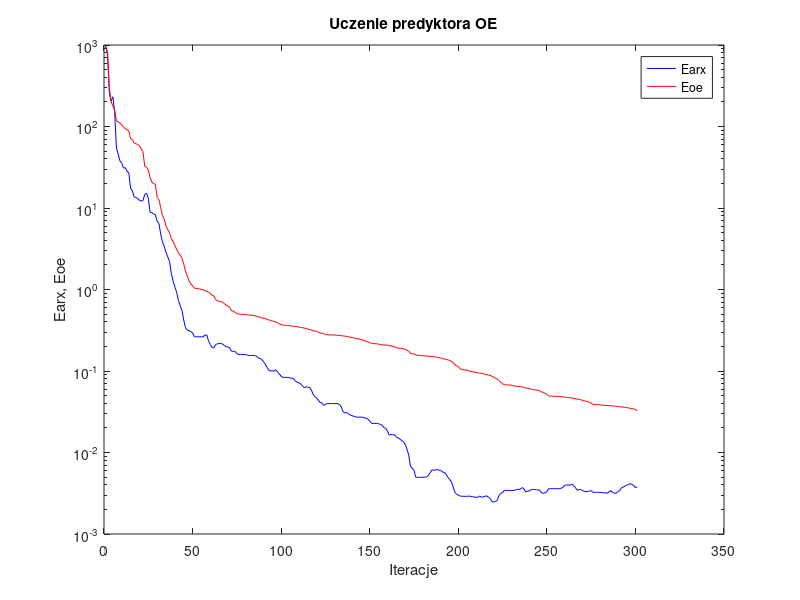
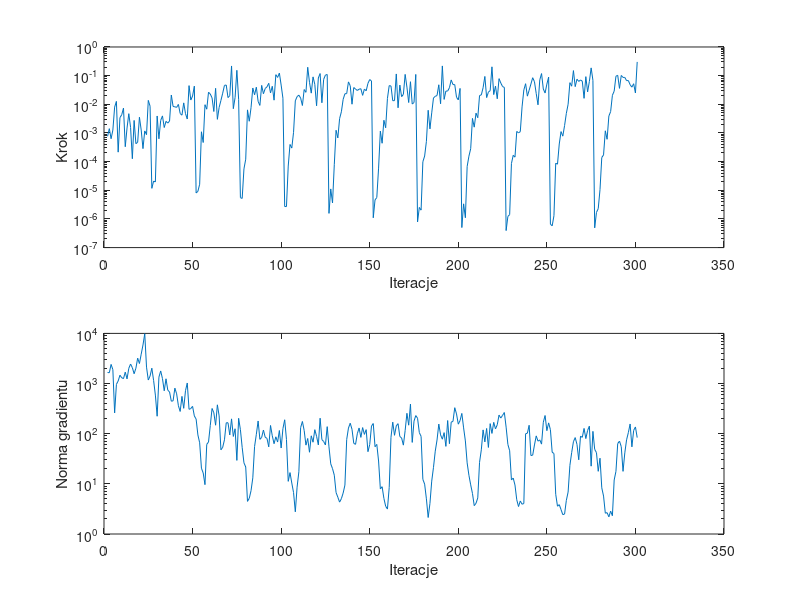

MATLAB code for these plots, in order:
%uczenie predyktora oe
clear all;
n=0; farx(n+1)=9.686966e+002; foe(n+1)=9.520213e+002; wspucz(n+1)=0.000000e+000; ng(n+1)=0.000000e+000;
%odnowa zmiennej metryki
n=1; farx(n+1)=7.763502e+002; foe(n+1)=8.000389e+002; krok(n+1)=7.663457e-004; ng(n+1)=1.663227e+003;
n=2; farx(n+1)=2.607867e+002; foe(n+1)=3.027665e+002; krok(n+1)=1.413789e-003; ng(n+1)=1.642051e+003;
n=3; farx(n+1)=2.040330e+002; foe(n+1)=2.028406e+002; krok(n+1)=6.295194e-004; ng(n+1)=2.407749e+003;
n=4; farx(n+1)=2.318187e+002; foe(n+1)=1.784441e+002; krok(n+1)=1.260746e-003; ng(n+1)=1.892231e+003;
n=5; farx(n+1)=1.539119e+002; foe(n+1)=1.600897e+002; krok(n+1)=7.990988e-003; ng(n+1)=2.598316e+002;
n=6; farx(n+1)=5.457190e+001; foe(n+1)=1.170470e+002; krok(n+1)=1.264842e-002; ng(n+1)=9.629229e+002;
n=7; farx(n+1)=4.602683e+001; foe(n+1)=1.141835e+002; krok(n+1)=2.141564e-004; ng(n+1)=1.127844e+003;
n=8; farx(n+1)=3.785549e+001; foe(n+1)=1.099017e+002; krok(n+1)=3.427028e-003; ng(n+1)=1.466239e+003;
n=9; farx(n+1)=3.551128e+001; foe(n+1)=1.054114e+002; krok(n+1)=4.312679e-003; ng(n+1)=1.304193e+003;
n=10; farx(n+1)=3.089011e+001; foe(n+1)=9.809626e+001; krok(n+1)=7.366454e-003; ng(n+1)=1.253985e+003;
n=11; farx(n+1)=3.123212e+001; foe(n+1)=9.438993e+001; krok(n+1)=3.309440e-004; ng(n+1)=1.689682e+003;
n=12; farx(n+1)=2.825246e+001; foe(n+1)=9.123071e+001; krok(n+1)=1.486486e-003; ng(n+1)=1.239123e+003;
n=13; farx(n+1)=2.709886e+001; foe(n+1)=8.877296e+001; krok(n+1)=4.712379e-003; ng(n+1)=2.013465e+003;
n=14; farx(n+1)=1.739465e+001; foe(n+1)=7.113688e+001; krok(n+1)=1.564230e-003; ng(n+1)=2.450626e+003;
n=15; farx(n+1)=1.636614e+001; foe(n+1)=6.970555e+001; krok(n+1)=1.261879e-004; ng(n+1)=2.073004e+003;
n=16; farx(n+1)=1.368456e+001; foe(n+1)=6.292996e+001; krok(n+1)=2.739044e-003; ng(n+1)=1.568405e+003;
n=17; farx(n+1)=1.346083e+001; foe(n+1)=6.139227e+001; krok(n+1)=4.228014e-004; ng(n+1)=2.018275e+003;
n=18; farx(n+1)=1.310391e+001; foe(n+1)=6.019674e+001; krok(n+1)=4.744783e-004; ng(n+1)=3.208318e+003;
n=19; farx(n+1)=1.237815e+001; foe(n+1)=5.812861e+001; krok(n+1)=3.544455e-003; ng(n+1)=2.505326e+003;
n=20; farx(n+1)=1.217329e+001; foe(n+1)=5.297117e+001; krok(n+1)=1.265711e-003; ng(n+1)=3.854219e+003;
n=21; farx(n+1)=1.232498e+001; foe(n+1)=4.903399e+001; krok(n+1)=2.842659e-004; ng(n+1)=5.873452e+003;
n=22; farx(n+1)=1.467463e+001; foe(n+1)=3.243655e+001; krok(n+1)=1.179900e-003; ng(n+1)=9.845989e+003;
n=23; farx(n+1)=1.520009e+001; foe(n+1)=3.174982e+001; krok(n+1)=8.704444e-004; ng(n+1)=2.124239e+003;
n=24; farx(n+1)=1.311195e+001; foe(n+1)=2.938761e+001; krok(n+1)=1.370601e-002; ng(n+1)=1.175479e+003;
n=25; farx(n+1)=8.874128e+000; foe(n+1)=2.375602e+001; krok(n+1)=8.625805e-003; ng(n+1)=1.413060e+003;
%odnowa zmiennej metryki
n=26; farx(n+1)=8.775790e+000; foe(n+1)=2.080162e+001; krok(n+1)=1.168144e-005; ng(n+1)=2.023867e+003;
n=27; farx(n+1)=8.440763e+000; foe(n+1)=1.988188e+001; krok(n+1)=2.088415e-005; ng(n+1)=1.151065e+003;
n=28; farx(n+1)=8.306065e+000; foe(n+1)=1.955062e+001; krok(n+1)=1.953303e-005; ng(n+1)=5.886378e+002;
n=29; farx(n+1)=6.874592e+000; foe(n+1)=1.343852e+001; krok(n+1)=3.915058e-003; ng(n+1)=2.229429e+002;
n=30; farx(n+1)=6.484454e+000; foe(n+1)=1.275474e+001; krok(n+1)=6.254538e-004; ng(n+1)=1.342991e+003;
n=31; farx(n+1)=4.777919e+000; foe(n+1)=1.011823e+001; krok(n+1)=2.739044e-003; ng(n+1)=1.783711e+003;
n=32; farx(n+1)=3.800762e+000; foe(n+1)=8.102762e+000; krok(n+1)=3.938450e-003; ng(n+1)=1.256220e+003;
n=33; farx(n+1)=3.387963e+000; foe(n+1)=7.266785e+000; krok(n+1)=1.548092e-003; ng(n+1)=7.172398e+002;
n=34; farx(n+1)=2.848861e+000; foe(n+1)=6.025731e+000; krok(n+1)=2.543628e-003; ng(n+1)=1.243719e+003;
n=35; farx(n+1)=2.507795e+000; foe(n+1)=5.431866e+000; krok(n+1)=2.209886e-003; ng(n+1)=7.401452e+002;
n=36; farx(n+1)=2.205373e+000; foe(n+1)=4.960833e+000; krok(n+1)=2.607206e-003; ng(n+1)=6.795828e+002;
n=37; farx(n+1)=1.568324e+000; foe(n+1)=4.200124e+000; krok(n+1)=2.107682e-002; ng(n+1)=4.444416e+002;
n=38; farx(n+1)=1.264169e+000; foe(n+1)=3.895521e+000; krok(n+1)=8.420994e-003; ng(n+1)=4.523108e+002;
n=39; farx(n+1)=1.073279e+000; foe(n+1)=3.454409e+000; krok(n+1)=8.166461e-003; ng(n+1)=8.098532e+002;
n=40; farx(n+1)=9.257671e-001; foe(n+1)=3.122981e+000; krok(n+1)=7.822200e-003; ng(n+1)=6.240047e+002;
n=41; farx(n+1)=7.347083e-001; foe(n+1)=2.806247e+000; krok(n+1)=9.904093e-003; ng(n+1)=3.607132e+002;
n=42; farx(n+1)=6.333354e-001; foe(n+1)=2.619937e+000; krok(n+1)=4.771196e-003; ng(n+1)=2.776150e+002;
n=43; farx(n+1)=5.559301e-001; foe(n+1)=2.444956e+000; krok(n+1)=4.173411e-003; ng(n+1)=5.549926e+002;
n=44; farx(n+1)=4.230398e-001; foe(n+1)=2.051322e+000; krok(n+1)=1.121665e-002; ng(n+1)=3.205764e+002;
n=45; farx(n+1)=3.399944e-001; foe(n+1)=1.686355e+000; krok(n+1)=4.733030e-003; ng(n+1)=7.209509e+002;
n=46; farx(n+1)=3.175021e-001; foe(n+1)=1.459733e+000; krok(n+1)=3.065383e-003; ng(n+1)=1.025874e+003;
n=47; farx(n+1)=3.125087e-001; foe(n+1)=1.280318e+000; krok(n+1)=4.486659e-002; ng(n+1)=3.062560e+002;
n=48; farx(n+1)=3.050507e-001; foe(n+1)=1.172168e+000; krok(n+1)=1.406421e-002; ng(n+1)=3.176368e+002;
n=49; farx(n+1)=2.947789e-001; foe(n+1)=1.107516e+000; krok(n+1)=1.945154e-002; ng(n+1)=3.507056e+002;
n=50; farx(n+1)=2.635816e-001; foe(n+1)=1.038711e+000; krok(n+1)=4.308418e-002; ng(n+1)=2.258989e+002;
%odnowa zmiennej metryki
n=51; farx(n+1)=2.627070e-001; foe(n+1)=1.027267e+000; krok(n+1)=8.058704e-006; ng(n+1)=1.956691e+002;
n=52; farx(n+1)=2.628773e-001; foe(n+1)=1.022917e+000; krok(n+1)=9.184756e-006; ng(n+1)=9.453853e+001;
n=53; farx(n+1)=2.637231e-001; foe(n+1)=1.019150e+000; krok(n+1)=1.625776e-005; ng(n+1)=6.588235e+001;
n=54; farx(n+1)=2.623799e-001; foe(n+1)=1.001545e+000; krok(n+1)=1.100811e-003; ng(n+1)=2.052507e+001;
n=55; farx(n+1)=2.630817e-001; foe(n+1)=9.962336e-001; krok(n+1)=4.644788e-004; ng(n+1)=1.643754e+001;
n=56; farx(n+1)=2.759192e-001; foe(n+1)=9.655095e-001; krok(n+1)=9.683632e-003; ng(n+1)=9.635414e+000;
n=57; farx(n+1)=2.769061e-001; foe(n+1)=9.532553e-001; krok(n+1)=6.752063e-003; ng(n+1)=6.130322e+001;
n=58; farx(n+1)=2.350190e-001; foe(n+1)=9.266756e-001; krok(n+1)=2.643052e-002; ng(n+1)=6.830692e+001;
n=59; farx(n+1)=2.113104e-001; foe(n+1)=8.956458e-001; krok(n+1)=2.272818e-002; ng(n+1)=1.464905e+002;
n=60; farx(n+1)=1.949316e-001; foe(n+1)=8.509733e-001; krok(n+1)=1.676647e-002; ng(n+1)=3.184269e+002;
n=61; farx(n+1)=1.912808e-001; foe(n+1)=8.318456e-001; krok(n+1)=5.608389e-003; ng(n+1)=2.614952e+002;
n=62; farx(n+1)=2.109542e-001; foe(n+1)=7.548156e-001; krok(n+1)=3.607652e-002; ng(n+1)=1.476441e+002;
n=63; farx(n+1)=2.156809e-001; foe(n+1)=7.263260e-001; krok(n+1)=2.988526e-003; ng(n+1)=3.765653e+002;
n=64; farx(n+1)=2.177296e-001; foe(n+1)=7.188135e-001; krok(n+1)=7.805422e-003; ng(n+1)=2.256090e+002;
n=65; farx(n+1)=2.170500e-001; foe(n+1)=7.093264e-001; krok(n+1)=1.360507e-002; ng(n+1)=4.774315e+001;
n=66; farx(n+1)=2.144250e-001; foe(n+1)=6.959968e-001; krok(n+1)=2.440235e-002; ng(n+1)=5.359370e+001;
n=67; farx(n+1)=2.043085e-001; foe(n+1)=6.707914e-001; krok(n+1)=4.568872e-002; ng(n+1)=7.560282e+001;
n=68; farx(n+1)=1.989138e-001; foe(n+1)=6.429395e-001; krok(n+1)=4.715694e-002; ng(n+1)=1.650624e+002;
n=69; farx(n+1)=1.966434e-001; foe(n+1)=6.221308e-001; krok(n+1)=1.716139e-002; ng(n+1)=1.651551e+002;
n=70; farx(n+1)=1.909903e-001; foe(n+1)=6.018909e-001; krok(n+1)=2.001452e-002; ng(n+1)=9.446197e+001;
n=71; farx(n+1)=1.744803e-001; foe(n+1)=5.469658e-001; krok(n+1)=2.176076e-001; ng(n+1)=1.975931e+002;
n=72; farx(n+1)=1.744127e-001; foe(n+1)=5.436839e-001; krok(n+1)=7.032104e-003; ng(n+1)=8.814896e+001;
n=73; farx(n+1)=1.741459e-001; foe(n+1)=5.221912e-001; krok(n+1)=1.725161e-002; ng(n+1)=1.255104e+002;
n=74; farx(n+1)=1.629544e-001; foe(n+1)=5.070395e-001; krok(n+1)=1.536116e-001; ng(n+1)=2.935811e+001;
n=75; farx(n+1)=1.598629e-001; foe(n+1)=4.998317e-001; krok(n+1)=1.490732e-002; ng(n+1)=2.027325e+002;
%odnowa zmiennej metryki
n=76; farx(n+1)=1.598234e-001; foe(n+1)=4.966404e-001; krok(n+1)=5.530601e-006; ng(n+1)=1.203212e+002;
n=77; farx(n+1)=1.598098e-001; foe(n+1)=4.961512e-001; krok(n+1)=5.201888e-006; ng(n+1)=5.333064e+001;
n=78; farx(n+1)=1.594298e-001; foe(n+1)=4.947435e-001; krok(n+1)=5.582033e-005; ng(n+1)=2.622673e+001;
n=79; farx(n+1)=1.593511e-001; foe(n+1)=4.925036e-001; krok(n+1)=1.213020e-004; ng(n+1)=2.168411e+001;
n=80; farx(n+1)=1.559527e-001; foe(n+1)=4.885493e-001; krok(n+1)=6.390530e-003; ng(n+1)=4.471300e+000;
n=81; farx(n+1)=1.544235e-001; foe(n+1)=4.867087e-001; krok(n+1)=2.561707e-003; ng(n+1)=5.148048e+000;
n=82; farx(n+1)=1.547332e-001; foe(n+1)=4.850717e-001; krok(n+1)=7.613202e-003; ng(n+1)=7.309837e+000;
n=83; farx(n+1)=1.559588e-001; foe(n+1)=4.807490e-001; krok(n+1)=3.707198e-002; ng(n+1)=1.315532e+001;
n=84; farx(n+1)=1.541512e-001; foe(n+1)=4.779892e-001; krok(n+1)=2.152696e-002; ng(n+1)=5.557209e+001;
n=85; farx(n+1)=1.528186e-001; foe(n+1)=4.698270e-001; krok(n+1)=3.950757e-002; ng(n+1)=9.728561e+001;
n=86; farx(n+1)=1.450031e-001; foe(n+1)=4.623809e-001; krok(n+1)=1.263902e-002; ng(n+1)=1.792896e+002;
n=87; farx(n+1)=1.428566e-001; foe(n+1)=4.598786e-001; krok(n+1)=9.146433e-003; ng(n+1)=7.714488e+001;
n=88; farx(n+1)=1.388376e-001; foe(n+1)=4.498977e-001; krok(n+1)=4.568872e-002; ng(n+1)=8.447028e+001;
n=89; farx(n+1)=1.303915e-001; foe(n+1)=4.456759e-001; krok(n+1)=2.334578e-002; ng(n+1)=1.183991e+002;
n=90; farx(n+1)=1.214223e-001; foe(n+1)=4.395028e-001; krok(n+1)=3.556534e-002; ng(n+1)=8.482468e+001;
n=91; farx(n+1)=1.111153e-001; foe(n+1)=4.317317e-001; krok(n+1)=4.076532e-002; ng(n+1)=8.085034e+001;
n=92; farx(n+1)=1.025772e-001; foe(n+1)=4.216425e-001; krok(n+1)=5.411858e-002; ng(n+1)=5.466408e+001;
n=93; farx(n+1)=9.994154e-002; foe(n+1)=4.183412e-001; krok(n+1)=2.502768e-002; ng(n+1)=1.458911e+002;
n=94; farx(n+1)=1.005783e-001; foe(n+1)=4.100212e-001; krok(n+1)=4.254539e-002; ng(n+1)=9.062982e+001;
n=95; farx(n+1)=9.902877e-002; foe(n+1)=4.076443e-001; krok(n+1)=1.394132e-002; ng(n+1)=6.314533e+001;
n=96; farx(n+1)=1.035621e-001; foe(n+1)=3.987573e-001; krok(n+1)=1.080606e-001; ng(n+1)=8.673929e+001;
n=97; farx(n+1)=9.634994e-002; foe(n+1)=3.910545e-001; krok(n+1)=8.662598e-002; ng(n+1)=6.818593e+001;
n=98; farx(n+1)=9.177459e-002; foe(n+1)=3.797781e-001; krok(n+1)=1.227474e-001; ng(n+1)=1.158090e+002;
n=99; farx(n+1)=8.603242e-002; foe(n+1)=3.712966e-001; krok(n+1)=4.681906e-002; ng(n+1)=5.186796e+001;
n=100; farx(n+1)=8.358236e-002; foe(n+1)=3.675675e-001; krok(n+1)=1.631060e-002; ng(n+1)=1.260320e+002;
%odnowa zmiennej metryki
n=101; farx(n+1)=8.346304e-002; foe(n+1)=3.630052e-001; krok(n+1)=2.712137e-006; ng(n+1)=1.895468e+002;
n=102; farx(n+1)=8.342060e-002; foe(n+1)=3.625333e-001; krok(n+1)=2.701776e-006; ng(n+1)=7.678153e+001;
n=103; farx(n+1)=8.341905e-002; foe(n+1)=3.622249e-001; krok(n+1)=7.005353e-005; ng(n+1)=1.122059e+001;
n=104; farx(n+1)=8.216247e-002; foe(n+1)=3.578573e-001; krok(n+1)=3.970634e-004; ng(n+1)=1.676427e+001;
n=105; farx(n+1)=8.165689e-002; foe(n+1)=3.566144e-001; krok(n+1)=2.969649e-004; ng(n+1)=1.041191e+001;
n=106; farx(n+1)=8.045308e-002; foe(n+1)=3.550042e-001; krok(n+1)=1.050273e-003; ng(n+1)=6.704941e+000;
n=107; farx(n+1)=7.554810e-002; foe(n+1)=3.513926e-001; krok(n+1)=1.321526e-002; ng(n+1)=2.771156e+000;
n=108; farx(n+1)=7.290799e-002; foe(n+1)=3.499800e-001; krok(n+1)=1.856024e-002; ng(n+1)=8.589406e+000;
n=109; farx(n+1)=7.164874e-002; foe(n+1)=3.461824e-001; krok(n+1)=2.085765e-002; ng(n+1)=1.741845e+001;
n=110; farx(n+1)=6.972513e-002; foe(n+1)=3.424798e-001; krok(n+1)=1.650423e-002; ng(n+1)=1.320398e+002;
n=111; farx(n+1)=6.565198e-002; foe(n+1)=3.399286e-001; krok(n+1)=9.078303e-003; ng(n+1)=1.754526e+002;
n=112; farx(n+1)=6.260673e-002; foe(n+1)=3.360668e-001; krok(n+1)=3.276344e-002; ng(n+1)=1.156809e+002;
n=113; farx(n+1)=6.396518e-002; foe(n+1)=3.333729e-001; krok(n+1)=2.617870e-002; ng(n+1)=5.914863e+001;
n=114; farx(n+1)=6.317910e-002; foe(n+1)=3.268974e-001; krok(n+1)=1.961845e-001; ng(n+1)=8.032364e+001;
n=115; farx(n+1)=6.310791e-002; foe(n+1)=3.234796e-001; krok(n+1)=5.857529e-002; ng(n+1)=4.270048e+001;
n=116; farx(n+1)=5.910410e-002; foe(n+1)=3.190451e-001; krok(n+1)=2.452306e-002; ng(n+1)=9.078818e+001;
n=117; farx(n+1)=5.211915e-002; foe(n+1)=3.117592e-001; krok(n+1)=9.060490e-002; ng(n+1)=6.763053e+001;
n=118; farx(n+1)=4.840221e-002; foe(n+1)=3.090676e-001; krok(n+1)=4.973429e-002; ng(n+1)=1.203212e+002;
n=119; farx(n+1)=4.658388e-002; foe(n+1)=3.075642e-001; krok(n+1)=8.865514e-003; ng(n+1)=8.873936e+001;
n=120; farx(n+1)=4.391632e-002; foe(n+1)=2.987470e-001; krok(n+1)=8.298877e-002; ng(n+1)=5.970820e+001;
n=121; farx(n+1)=4.112643e-002; foe(n+1)=2.924210e-001; krok(n+1)=1.183650e-001; ng(n+1)=2.036744e+002;
n=122; farx(n+1)=4.067190e-002; foe(n+1)=2.914468e-001; krok(n+1)=1.131000e-002; ng(n+1)=7.614188e+001;
n=123; farx(n+1)=3.774907e-002; foe(n+1)=2.864190e-001; krok(n+1)=7.424094e-002; ng(n+1)=7.000818e+001;
n=124; farx(n+1)=3.885904e-002; foe(n+1)=2.824526e-001; krok(n+1)=1.047220e-001; ng(n+1)=5.954355e+001;
n=125; farx(n+1)=3.988537e-002; foe(n+1)=2.779423e-001; krok(n+1)=1.096649e-001; ng(n+1)=1.382040e+002;
%odnowa zmiennej metryki
n=126; farx(n+1)=3.987827e-002; foe(n+1)=2.777742e-001; krok(n+1)=1.562560e-006; ng(n+1)=5.466856e+001;
n=127; farx(n+1)=3.983695e-002; foe(n+1)=2.774728e-001; krok(n+1)=1.115447e-005; ng(n+1)=2.504552e+001;
n=128; farx(n+1)=3.984125e-002; foe(n+1)=2.774177e-001; krok(n+1)=3.602457e-006; ng(n+1)=2.012236e+001;
n=129; farx(n+1)=3.984748e-002; foe(n+1)=2.768463e-001; krok(n+1)=7.818173e-005; ng(n+1)=1.488220e+001;
n=130; farx(n+1)=3.991112e-002; foe(n+1)=2.746696e-001; krok(n+1)=1.243743e-003; ng(n+1)=6.725720e+000;
n=131; farx(n+1)=3.974519e-002; foe(n+1)=2.738610e-001; krok(n+1)=6.710424e-004; ng(n+1)=5.412087e+000;
n=132; farx(n+1)=3.857668e-002; foe(n+1)=2.728421e-001; krok(n+1)=3.174920e-003; ng(n+1)=4.321408e+000;
n=133; farx(n+1)=3.605952e-002; foe(n+1)=2.714100e-001; krok(n+1)=5.485375e-003; ng(n+1)=5.066697e+000;
n=134; farx(n+1)=3.157982e-002; foe(n+1)=2.697858e-001; krok(n+1)=1.486332e-002; ng(n+1)=6.558998e+000;
n=135; farx(n+1)=3.056049e-002; foe(n+1)=2.673517e-001; krok(n+1)=2.338404e-002; ng(n+1)=9.432358e+000;
n=136; farx(n+1)=3.087848e-002; foe(n+1)=2.664162e-001; krok(n+1)=2.357847e-002; ng(n+1)=7.652443e+001;
n=137; farx(n+1)=2.983853e-002; foe(n+1)=2.635120e-001; krok(n+1)=6.053393e-002; ng(n+1)=1.296869e+002;
n=138; farx(n+1)=2.885424e-002; foe(n+1)=2.589540e-001; krok(n+1)=4.446078e-002; ng(n+1)=1.617351e+002;
n=139; farx(n+1)=2.833336e-002; foe(n+1)=2.568519e-001; krok(n+1)=1.007731e-002; ng(n+1)=1.220874e+002;
n=140; farx(n+1)=2.781914e-002; foe(n+1)=2.549320e-001; krok(n+1)=3.840290e-002; ng(n+1)=6.413242e+001;
n=141; farx(n+1)=2.743641e-002; foe(n+1)=2.529317e-001; krok(n+1)=3.388472e-002; ng(n+1)=6.138057e+001;
n=142; farx(n+1)=2.707318e-002; foe(n+1)=2.514076e-001; krok(n+1)=3.045281e-002; ng(n+1)=9.993717e+001;
n=143; farx(n+1)=2.715745e-002; foe(n+1)=2.478030e-001; krok(n+1)=3.360874e-002; ng(n+1)=1.299918e+002;
n=144; farx(n+1)=2.716521e-002; foe(n+1)=2.428976e-001; krok(n+1)=3.500452e-002; ng(n+1)=8.440296e+001;
n=145; farx(n+1)=2.707994e-002; foe(n+1)=2.398466e-001; krok(n+1)=2.051314e-002; ng(n+1)=1.324565e+002;
n=146; farx(n+1)=2.665449e-002; foe(n+1)=2.354354e-001; krok(n+1)=3.394649e-002; ng(n+1)=9.688246e+001;
n=147; farx(n+1)=2.631730e-002; foe(n+1)=2.314193e-001; krok(n+1)=2.959126e-002; ng(n+1)=1.205854e+002;
n=148; farx(n+1)=2.558326e-002; foe(n+1)=2.276173e-001; krok(n+1)=5.382558e-002; ng(n+1)=4.380169e+001;
n=149; farx(n+1)=2.438912e-002; foe(n+1)=2.234473e-001; krok(n+1)=7.301859e-002; ng(n+1)=6.072698e+001;
n=150; farx(n+1)=2.278179e-002; foe(n+1)=2.181321e-001; krok(n+1)=6.504518e-002; ng(n+1)=1.421793e+002;
%odnowa zmiennej metryki
n=151; farx(n+1)=2.275409e-002; foe(n+1)=2.168694e-001; krok(n+1)=1.098261e-006; ng(n+1)=1.594473e+002;
n=152; farx(n+1)=2.276750e-002; foe(n+1)=2.163719e-001; krok(n+1)=4.625905e-006; ng(n+1)=5.503320e+001;
n=153; farx(n+1)=2.275914e-002; foe(n+1)=2.156662e-001; krok(n+1)=5.581081e-006; ng(n+1)=6.116494e+001;
n=154; farx(n+1)=2.266138e-002; foe(n+1)=2.138992e-001; krok(n+1)=5.930978e-005; ng(n+1)=2.854835e+001;
n=155; farx(n+1)=2.200935e-002; foe(n+1)=2.106552e-001; krok(n+1)=1.160015e-003; ng(n+1)=7.924162e+000;
n=156; farx(n+1)=2.167417e-002; foe(n+1)=2.096705e-001; krok(n+1)=4.373979e-004; ng(n+1)=8.783357e+000;
n=157; farx(n+1)=2.012321e-002; foe(n+1)=2.084059e-001; krok(n+1)=2.774090e-003; ng(n+1)=5.136874e+000;
n=158; farx(n+1)=1.982535e-002; foe(n+1)=2.082101e-001; krok(n+1)=1.518185e-003; ng(n+1)=3.577929e+000;
n=159; farx(n+1)=1.830890e-002; foe(n+1)=2.076254e-001; krok(n+1)=1.601914e-002; ng(n+1)=3.141032e+000;
n=160; farx(n+1)=1.634642e-002; foe(n+1)=2.060896e-001; krok(n+1)=4.486711e-002; ng(n+1)=8.442819e+000;
n=161; farx(n+1)=1.659205e-002; foe(n+1)=2.035863e-001; krok(n+1)=4.356626e-002; ng(n+1)=8.466464e+001;
n=162; farx(n+1)=1.647874e-002; foe(n+1)=2.002352e-001; krok(n+1)=1.333847e-002; ng(n+1)=1.699668e+002;
n=163; farx(n+1)=1.658368e-002; foe(n+1)=1.988244e-001; krok(n+1)=1.345640e-002; ng(n+1)=9.286399e+001;
n=164; farx(n+1)=1.545785e-002; foe(n+1)=1.927384e-001; krok(n+1)=1.146189e-001; ng(n+1)=1.434174e+002;
n=165; farx(n+1)=1.516544e-002; foe(n+1)=1.918435e-001; krok(n+1)=7.557177e-003; ng(n+1)=1.585773e+002;
n=166; farx(n+1)=1.459956e-002; foe(n+1)=1.905769e-001; krok(n+1)=4.679016e-002; ng(n+1)=8.776468e+001;
n=167; farx(n+1)=1.404084e-002; foe(n+1)=1.893255e-001; krok(n+1)=1.850334e-002; ng(n+1)=8.231326e+001;
n=168; farx(n+1)=1.362671e-002; foe(n+1)=1.879376e-001; krok(n+1)=2.219272e-002; ng(n+1)=5.915188e+001;
n=169; farx(n+1)=1.258061e-002; foe(n+1)=1.850128e-001; krok(n+1)=1.105941e-001; ng(n+1)=1.156109e+002;
n=170; farx(n+1)=1.101490e-002; foe(n+1)=1.793775e-001; krok(n+1)=3.979978e-002; ng(n+1)=2.551554e+002;
n=171; farx(n+1)=9.357834e-003; foe(n+1)=1.750594e-001; krok(n+1)=1.153579e-002; ng(n+1)=1.478298e+002;
n=172; farx(n+1)=6.760754e-003; foe(n+1)=1.644298e-001; krok(n+1)=6.141269e-002; ng(n+1)=3.887160e+002;
n=173; farx(n+1)=6.403380e-003; foe(n+1)=1.632031e-001; krok(n+1)=1.021537e-002; ng(n+1)=6.703849e+001;
n=174; farx(n+1)=6.052005e-003; foe(n+1)=1.619314e-001; krok(n+1)=1.154146e-002; ng(n+1)=1.781290e+002;
n=175; farx(n+1)=4.970730e-003; foe(n+1)=1.571589e-001; krok(n+1)=1.101515e-001; ng(n+1)=2.297300e+002;
%odnowa zmiennej metryki
n=176; farx(n+1)=4.963569e-003; foe(n+1)=1.560438e-001; krok(n+1)=7.855198e-007; ng(n+1)=2.036136e+002;
n=177; farx(n+1)=4.963986e-003; foe(n+1)=1.550957e-001; krok(n+1)=2.522207e-006; ng(n+1)=1.052579e+002;
n=178; farx(n+1)=4.955373e-003; foe(n+1)=1.545703e-001; krok(n+1)=2.026605e-006; ng(n+1)=8.849621e+001;
n=179; farx(n+1)=4.965261e-003; foe(n+1)=1.538096e-001; krok(n+1)=9.921626e-005; ng(n+1)=1.228022e+001;
n=180; farx(n+1)=4.975118e-003; foe(n+1)=1.533280e-001; krok(n+1)=1.562643e-004; ng(n+1)=9.885443e+000;
n=181; farx(n+1)=5.016756e-003; foe(n+1)=1.528333e-001; krok(n+1)=5.081655e-004; ng(n+1)=5.024461e+000;
n=182; farx(n+1)=5.207879e-003; foe(n+1)=1.521720e-001; krok(n+1)=6.192369e-003; ng(n+1)=2.132998e+000;
n=183; farx(n+1)=5.576743e-003; foe(n+1)=1.514853e-001; krok(n+1)=1.387045e-003; ng(n+1)=4.072608e+000;
n=184; farx(n+1)=6.099367e-003; foe(n+1)=1.508963e-001; krok(n+1)=5.022071e-003; ng(n+1)=1.133246e+001;
n=185; farx(n+1)=6.064805e-003; foe(n+1)=1.498094e-001; krok(n+1)=1.673711e-002; ng(n+1)=2.135819e+001;
n=186; farx(n+1)=6.088404e-003; foe(n+1)=1.492329e-001; krok(n+1)=1.891780e-002; ng(n+1)=4.493718e+001;
n=187; farx(n+1)=6.175476e-003; foe(n+1)=1.477368e-001; krok(n+1)=2.024365e-002; ng(n+1)=7.491707e+001;
n=188; farx(n+1)=6.083202e-003; foe(n+1)=1.459098e-001; krok(n+1)=4.799811e-002; ng(n+1)=1.555996e+002;
n=189; farx(n+1)=6.046955e-003; foe(n+1)=1.453277e-001; krok(n+1)=1.043894e-002; ng(n+1)=9.472994e+001;
n=190; farx(n+1)=5.760780e-003; foe(n+1)=1.413560e-001; krok(n+1)=2.183343e-001; ng(n+1)=7.772406e+001;
n=191; farx(n+1)=5.721404e-003; foe(n+1)=1.407372e-001; krok(n+1)=1.481850e-002; ng(n+1)=1.050393e+002;
n=192; farx(n+1)=5.467176e-003; foe(n+1)=1.391280e-001; krok(n+1)=2.896961e-002; ng(n+1)=5.590921e+001;
n=193; farx(n+1)=4.992631e-003; foe(n+1)=1.369398e-001; krok(n+1)=2.896961e-002; ng(n+1)=1.830395e+002;
n=194; farx(n+1)=4.696618e-003; foe(n+1)=1.350917e-001; krok(n+1)=3.800897e-002; ng(n+1)=6.320885e+001;
n=195; farx(n+1)=4.414518e-003; foe(n+1)=1.325377e-001; krok(n+1)=7.084462e-002; ng(n+1)=1.702351e+002;
n=196; farx(n+1)=3.850855e-003; foe(n+1)=1.272435e-001; krok(n+1)=4.879939e-002; ng(n+1)=1.756268e+002;
n=197; farx(n+1)=3.274072e-003; foe(n+1)=1.191103e-001; krok(n+1)=4.857442e-002; ng(n+1)=3.300725e+002;
n=198; farx(n+1)=3.091437e-003; foe(n+1)=1.159443e-001; krok(n+1)=1.761298e-002; ng(n+1)=2.479318e+002;
n=199; farx(n+1)=2.995669e-003; foe(n+1)=1.135357e-001; krok(n+1)=1.423801e-002; ng(n+1)=1.548940e+002;
n=200; farx(n+1)=2.920671e-003; foe(n+1)=1.063028e-001; krok(n+1)=3.586741e-002; ng(n+1)=1.826405e+002;
%odnowa zmiennej metryki
n=201; farx(n+1)=2.908268e-003; foe(n+1)=1.050522e-001; krok(n+1)=5.006386e-007; ng(n+1)=2.537472e+002;
n=202; farx(n+1)=2.896590e-003; foe(n+1)=1.032492e-001; krok(n+1)=3.363274e-006; ng(n+1)=1.306543e+002;
n=203; farx(n+1)=2.898141e-003; foe(n+1)=1.030876e-001; krok(n+1)=1.100624e-006; ng(n+1)=7.168964e+001;
n=204; farx(n+1)=2.902904e-003; foe(n+1)=1.014799e-001; krok(n+1)=6.738910e-005; ng(n+1)=2.621457e+001;
n=205; farx(n+1)=2.911211e-003; foe(n+1)=1.002788e-001; krok(n+1)=1.547514e-004; ng(n+1)=1.482235e+001;
n=206; farx(n+1)=2.900944e-003; foe(n+1)=9.947866e-002; krok(n+1)=2.817596e-004; ng(n+1)=9.550922e+000;
n=207; farx(n+1)=2.862624e-003; foe(n+1)=9.773035e-002; krok(n+1)=3.223493e-003; ng(n+1)=6.439320e+000;
n=208; farx(n+1)=2.846749e-003; foe(n+1)=9.741061e-002; krok(n+1)=1.593673e-003; ng(n+1)=3.675550e+000;
n=209; farx(n+1)=2.816474e-003; foe(n+1)=9.593469e-002; krok(n+1)=4.912155e-003; ng(n+1)=4.091090e+000;
n=210; farx(n+1)=2.819432e-003; foe(n+1)=9.499783e-002; krok(n+1)=3.400118e-003; ng(n+1)=5.251433e+000;
n=211; farx(n+1)=2.926265e-003; foe(n+1)=9.436066e-002; krok(n+1)=2.024365e-002; ng(n+1)=2.690777e+001;
n=212; farx(n+1)=2.831491e-003; foe(n+1)=9.367637e-002; krok(n+1)=2.128042e-002; ng(n+1)=4.771958e+001;
n=213; farx(n+1)=2.845617e-003; foe(n+1)=9.285716e-002; krok(n+1)=3.786424e-002; ng(n+1)=1.190859e+002;
n=214; farx(n+1)=2.901727e-003; foe(n+1)=9.128315e-002; krok(n+1)=9.373676e-002; ng(n+1)=6.862096e+001;
n=215; farx(n+1)=2.939621e-003; foe(n+1)=9.017625e-002; krok(n+1)=1.716139e-002; ng(n+1)=1.271926e+002;
n=216; farx(n+1)=2.828525e-003; foe(n+1)=8.945683e-002; krok(n+1)=2.667694e-002; ng(n+1)=5.321917e+001;
n=217; farx(n+1)=2.719461e-003; foe(n+1)=8.861807e-002; krok(n+1)=2.991958e-002; ng(n+1)=1.588186e+002;
n=218; farx(n+1)=2.510037e-003; foe(n+1)=8.600578e-002; krok(n+1)=2.031949e-001; ng(n+1)=1.012738e+002;
n=219; farx(n+1)=2.475673e-003; foe(n+1)=8.388904e-002; krok(n+1)=2.183177e-002; ng(n+1)=1.684814e+002;
n=220; farx(n+1)=2.500061e-003; foe(n+1)=8.114976e-002; krok(n+1)=4.320574e-002; ng(n+1)=1.246381e+002;
n=221; farx(n+1)=2.588984e-003; foe(n+1)=8.013902e-002; krok(n+1)=1.560217e-002; ng(n+1)=1.509318e+002;
n=222; farx(n+1)=2.973446e-003; foe(n+1)=7.653236e-002; krok(n+1)=7.866273e-002; ng(n+1)=2.349682e+002;
n=223; farx(n+1)=3.154051e-003; foe(n+1)=7.269846e-002; krok(n+1)=5.524306e-002; ng(n+1)=2.051331e+002;
n=224; farx(n+1)=3.224483e-003; foe(n+1)=6.969171e-002; krok(n+1)=4.161404e-002; ng(n+1)=2.324740e+002;
n=225; farx(n+1)=3.426762e-003; foe(n+1)=6.791272e-002; krok(n+1)=3.882853e-002; ng(n+1)=2.644346e+002;
%odnowa zmiennej metryki
n=226; farx(n+1)=3.424960e-003; foe(n+1)=6.768139e-002; krok(n+1)=3.925448e-007; ng(n+1)=1.350457e+002;
n=227; farx(n+1)=3.424114e-003; foe(n+1)=6.752924e-002; krok(n+1)=1.230140e-006; ng(n+1)=6.101168e+001;
n=228; farx(n+1)=3.420844e-003; foe(n+1)=6.742491e-002; krok(n+1)=1.412253e-006; ng(n+1)=4.562299e+001;
n=229; farx(n+1)=3.413154e-003; foe(n+1)=6.688267e-002; krok(n+1)=8.559513e-005; ng(n+1)=1.197080e+001;
n=230; farx(n+1)=3.419698e-003; foe(n+1)=6.586389e-002; krok(n+1)=1.661929e-004; ng(n+1)=1.303883e+001;
n=231; farx(n+1)=3.442596e-003; foe(n+1)=6.546390e-002; krok(n+1)=1.433326e-004; ng(n+1)=9.468208e+000;
n=232; farx(n+1)=3.524661e-003; foe(n+1)=6.456488e-002; krok(n+1)=1.130654e-003; ng(n+1)=4.818369e+000;
n=233; farx(n+1)=3.530489e-003; foe(n+1)=6.448875e-002; krok(n+1)=1.006932e-003; ng(n+1)=3.530962e+000;
n=234; farx(n+1)=3.537112e-003; foe(n+1)=6.435252e-002; krok(n+1)=1.111417e-003; ng(n+1)=4.554903e+000;
n=235; farx(n+1)=3.712213e-003; foe(n+1)=6.403252e-002; krok(n+1)=8.128862e-003; ng(n+1)=3.923715e+000;
n=236; farx(n+1)=3.599925e-003; foe(n+1)=6.303248e-002; krok(n+1)=3.153338e-002; ng(n+1)=4.058763e+000;
n=237; farx(n+1)=3.284039e-003; foe(n+1)=6.183199e-002; krok(n+1)=5.234463e-002; ng(n+1)=9.974397e+001;
n=238; farx(n+1)=3.344948e-003; foe(n+1)=6.143739e-002; krok(n+1)=1.925105e-002; ng(n+1)=1.024456e+002;
n=239; farx(n+1)=3.381392e-003; foe(n+1)=6.083768e-002; krok(n+1)=3.095635e-002; ng(n+1)=1.472547e+002;
n=240; farx(n+1)=3.492902e-003; foe(n+1)=6.025265e-002; krok(n+1)=5.099752e-002; ng(n+1)=3.666962e+001;
n=241; farx(n+1)=3.525797e-003; foe(n+1)=5.946106e-002; krok(n+1)=8.470464e-002; ng(n+1)=3.734417e+001;
n=242; farx(n+1)=3.513390e-003; foe(n+1)=5.881229e-002; krok(n+1)=6.128758e-002; ng(n+1)=5.966316e+001;
n=243; farx(n+1)=3.485591e-003; foe(n+1)=5.845748e-002; krok(n+1)=2.366211e-002; ng(n+1)=9.045736e+001;
n=244; farx(n+1)=3.478990e-003; foe(n+1)=5.814576e-002; krok(n+1)=9.590335e-003; ng(n+1)=7.099243e+001;
n=245; farx(n+1)=3.431606e-003; foe(n+1)=5.731722e-002; krok(n+1)=7.104066e-002; ng(n+1)=7.519625e+001;
n=246; farx(n+1)=3.201923e-003; foe(n+1)=5.532114e-002; krok(n+1)=1.181740e-001; ng(n+1)=6.199341e+001;
n=247; farx(n+1)=3.155703e-003; foe(n+1)=5.419554e-002; krok(n+1)=3.423266e-002; ng(n+1)=1.694111e+002;
n=248; farx(n+1)=3.201525e-003; foe(n+1)=5.324475e-002; krok(n+1)=2.477353e-002; ng(n+1)=2.305373e+002;
n=249; farx(n+1)=3.311127e-003; foe(n+1)=5.159808e-002; krok(n+1)=5.051878e-002; ng(n+1)=1.149938e+002;
n=250; farx(n+1)=3.600532e-003; foe(n+1)=4.944110e-002; krok(n+1)=8.892157e-002; ng(n+1)=1.643586e+002;
%odnowa zmiennej metryki
n=251; farx(n+1)=3.598279e-003; foe(n+1)=4.915831e-002; krok(n+1)=6.586440e-007; ng(n+1)=1.202105e+002;
n=252; farx(n+1)=3.598356e-003; foe(n+1)=4.911887e-002; krok(n+1)=5.743119e-007; ng(n+1)=4.273700e+001;
n=253; farx(n+1)=3.600282e-003; foe(n+1)=4.905147e-002; krok(n+1)=1.295919e-006; ng(n+1)=4.025829e+001;
n=254; farx(n+1)=3.594672e-003; foe(n+1)=4.889311e-002; krok(n+1)=8.806747e-005; ng(n+1)=6.197624e+000;
n=255; farx(n+1)=3.594789e-003; foe(n+1)=4.884974e-002; krok(n+1)=8.138043e-005; ng(n+1)=3.581670e+000;
n=256; farx(n+1)=3.608471e-003; foe(n+1)=4.865587e-002; krok(n+1)=4.129769e-004; ng(n+1)=3.847946e+000;
n=257; farx(n+1)=3.645844e-003; foe(n+1)=4.831955e-002; krok(n+1)=1.116161e-003; ng(n+1)=3.068225e+000;
n=258; farx(n+1)=3.714729e-003; foe(n+1)=4.815694e-002; krok(n+1)=7.740461e-004; ng(n+1)=2.429383e+000;
n=259; farx(n+1)=3.972291e-003; foe(n+1)=4.779507e-002; krok(n+1)=1.812955e-003; ng(n+1)=2.499900e+000;
n=260; farx(n+1)=3.980817e-003; foe(n+1)=4.760706e-002; krok(n+1)=4.830641e-003; ng(n+1)=4.690156e+000;
n=261; farx(n+1)=3.999640e-003; foe(n+1)=4.711739e-002; krok(n+1)=1.004449e-002; ng(n+1)=6.874118e+000;
n=262; farx(n+1)=3.955609e-003; foe(n+1)=4.692547e-002; krok(n+1)=5.695205e-002; ng(n+1)=2.332726e+001;
n=263; farx(n+1)=4.097206e-003; foe(n+1)=4.673470e-002; krok(n+1)=4.284718e-002; ng(n+1)=4.191821e+001;
n=264; farx(n+1)=3.941129e-003; foe(n+1)=4.608115e-002; krok(n+1)=1.501755e-001; ng(n+1)=6.927788e+001;
n=265; farx(n+1)=3.742194e-003; foe(n+1)=4.577957e-002; krok(n+1)=4.138946e-002; ng(n+1)=8.361485e+001;
n=266; farx(n+1)=3.469621e-003; foe(n+1)=4.520524e-002; krok(n+1)=7.524152e-002; ng(n+1)=6.126028e+001;
n=267; farx(n+1)=3.489325e-003; foe(n+1)=4.497662e-002; krok(n+1)=6.287977e-002; ng(n+1)=3.017903e+001;
n=268; farx(n+1)=3.531377e-003; foe(n+1)=4.460904e-002; krok(n+1)=7.053511e-002; ng(n+1)=8.933017e+001;
n=269; farx(n+1)=3.426551e-003; foe(n+1)=4.374512e-002; krok(n+1)=6.414287e-002; ng(n+1)=8.466868e+001;
n=270; farx(n+1)=3.345445e-003; foe(n+1)=4.311044e-002; krok(n+1)=1.614645e-002; ng(n+1)=1.274052e+002;
n=271; farx(n+1)=3.321175e-003; foe(n+1)=4.256076e-002; krok(n+1)=9.228634e-002; ng(n+1)=7.990433e+001;
n=272; farx(n+1)=3.321869e-003; foe(n+1)=4.226739e-002; krok(n+1)=2.705929e-002; ng(n+1)=1.160839e+002;
n=273; farx(n+1)=3.362786e-003; foe(n+1)=4.136983e-002; krok(n+1)=6.272594e-002; ng(n+1)=1.414616e+002;
n=274; farx(n+1)=3.420001e-003; foe(n+1)=4.045577e-002; krok(n+1)=1.865458e-001; ng(n+1)=2.253217e+001;
n=275; farx(n+1)=3.246369e-003; foe(n+1)=3.897500e-002; krok(n+1)=6.864555e-002; ng(n+1)=1.113304e+002;
%odnowa zmiennej metryki
n=276; farx(n+1)=3.246662e-003; foe(n+1)=3.893058e-002; krok(n+1)=4.884882e-007; ng(n+1)=4.862663e+001;
n=277; farx(n+1)=3.248510e-003; foe(n+1)=3.881828e-002; krok(n+1)=1.688556e-006; ng(n+1)=4.196201e+001;
n=278; farx(n+1)=3.249021e-003; foe(n+1)=3.879113e-002; krok(n+1)=2.288912e-006; ng(n+1)=1.778302e+001;
n=279; farx(n+1)=3.240366e-003; foe(n+1)=3.846150e-002; krok(n+1)=1.054828e-005; ng(n+1)=3.245639e+001;
n=280; farx(n+1)=3.219465e-003; foe(n+1)=3.810622e-002; krok(n+1)=1.395201e-004; ng(n+1)=8.331152e+000;
n=281; farx(n+1)=3.210934e-003; foe(n+1)=3.792992e-002; krok(n+1)=1.711903e-004; ng(n+1)=5.709869e+000;
n=282; farx(n+1)=3.181027e-003; foe(n+1)=3.776009e-002; krok(n+1)=1.190569e-003; ng(n+1)=2.597320e+000;
n=283; farx(n+1)=3.180878e-003; foe(n+1)=3.770836e-002; krok(n+1)=6.019342e-004; ng(n+1)=2.666825e+000;
n=284; farx(n+1)=3.277888e-003; foe(n+1)=3.762824e-002; krok(n+1)=3.891067e-003; ng(n+1)=2.199463e+000;
n=285; farx(n+1)=3.403746e-003; foe(n+1)=3.747874e-002; krok(n+1)=5.557598e-003; ng(n+1)=2.854557e+000;
n=286; farx(n+1)=3.247573e-003; foe(n+1)=3.730662e-002; krok(n+1)=2.069473e-002; ng(n+1)=2.314465e+000;
n=287; farx(n+1)=3.167584e-003; foe(n+1)=3.715542e-002; krok(n+1)=2.867438e-002; ng(n+1)=1.192775e+001;
n=288; farx(n+1)=3.169377e-003; foe(n+1)=3.691212e-002; krok(n+1)=9.571557e-002; ng(n+1)=1.774261e+001;
n=289; farx(n+1)=3.307650e-003; foe(n+1)=3.656556e-002; krok(n+1)=1.023698e-001; ng(n+1)=6.372642e+001;
n=290; farx(n+1)=3.400551e-003; foe(n+1)=3.645235e-002; krok(n+1)=3.598781e-002; ng(n+1)=7.104854e+001;
n=291; farx(n+1)=3.657301e-003; foe(n+1)=3.621272e-002; krok(n+1)=1.016482e-001; ng(n+1)=5.520977e+001;
n=292; farx(n+1)=3.755889e-003; foe(n+1)=3.611964e-002; krok(n+1)=8.662598e-002; ng(n+1)=1.775545e+001;
n=293; farx(n+1)=3.861634e-003; foe(n+1)=3.591717e-002; krok(n+1)=8.662598e-002; ng(n+1)=4.146931e+001;
n=294; farx(n+1)=3.960782e-003; foe(n+1)=3.562920e-002; krok(n+1)=6.690246e-002; ng(n+1)=7.547673e+001;
n=295; farx(n+1)=4.057729e-003; foe(n+1)=3.528856e-002; krok(n+1)=6.741320e-002; ng(n+1)=1.051719e+002;
n=296; farx(n+1)=4.129132e-003; foe(n+1)=3.477358e-002; krok(n+1)=4.828142e-002; ng(n+1)=1.561598e+002;
n=297; farx(n+1)=4.075505e-003; foe(n+1)=3.447045e-002; krok(n+1)=3.965402e-002; ng(n+1)=5.467539e+001;
n=298; farx(n+1)=3.942241e-003; foe(n+1)=3.424594e-002; krok(n+1)=5.223014e-002; ng(n+1)=1.163010e+002;
n=299; farx(n+1)=3.712401e-003; foe(n+1)=3.370037e-002; krok(n+1)=2.477353e-002; ng(n+1)=1.363574e+002;
n=300; farx(n+1)=3.749766e-003; foe(n+1)=3.254226e-002; krok(n+1)=3.013338e-001; ng(n+1)=8.363692e+001;

figure; semilogy(farx,'b'); hold on; semilogy(foe,'r'); xlabel('Iteracje'); ylabel('Earx, Eoe'); legend('Earx','Eoe'); title('Uczenie predyktora OE');
figure; subplot(2,1,1); semilogy(krok); xlabel('Iteracje'); ylabel('Krok');
subplot(2,1,2); semilogy(ng); xlabel('Iteracje'); ylabel('Norma gradientu');
Earx=farx(n+1)
Eoe=foe(n+1)
